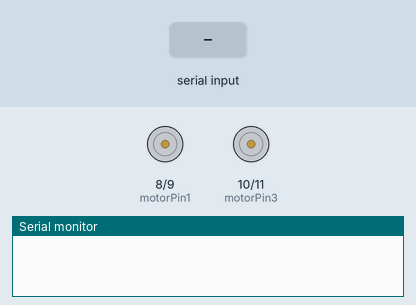
The sketch below on a simulated Arduino Uno, built with avr-gcc and run on an emulated ATmega328P. On the bench: motor-driver pin pairs drawn as motors (green arrow = first pin HIGH = forward, orange = second pin HIGH = backward, longer = more drive), the last lines printed to the serial monitor. The test bench sets the inputs (shaded band).

Above: at 1.2 s.
1.3 s: "I" received over Serial
At 1.7 s:
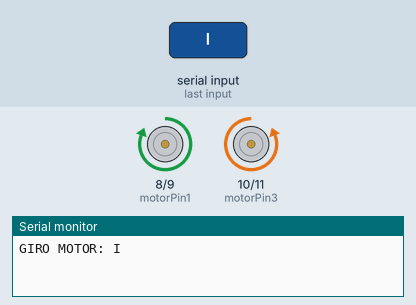
2.8 s: "D" received over Serial
At 3.8 s:
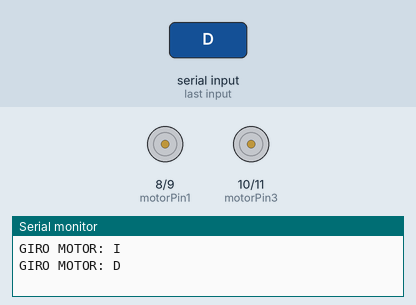
4.3 s: "I" received over Serial
At 4.9 s:
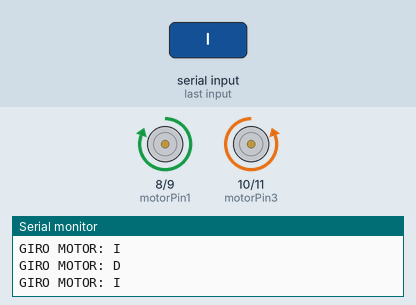
Timing chart, 0 to 7.3 s (numbered marks = the images above; inputs shaded):
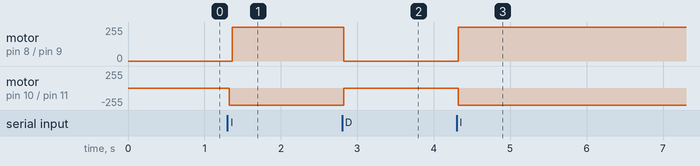

Measured:
- after the input at 1.3 s, motor on pin 8 (motorPin1) / pin 9 (motorPin2): stopped → forward 255/255 after 0.06 s; motor on pin 10 (motorPin3) / pin 11 (motorPin4): stopped → backward 255/255 at once
- after the input at 2.8 s, motor on pin 8 (motorPin1) / pin 9 (motorPin2): forward 255/255 → stopped at once; motor on pin 10 (motorPin3) / pin 11 (motorPin4): backward 255/255 → stopped at once
- after the input at 4.3 s, motor on pin 8 (motorPin1) / pin 9 (motorPin2): stopped → forward 255/255 at once; motor on pin 10 (motorPin3) / pin 11 (motorPin4): stopped → backward 255/255 at once

The sketch:

motor.ino
```cpp
#include <SoftwareSerial.h>

char state;
int motorPin1 = 8;  //pin8----1N4
int motorPin2 = 9;  //pin8----1N3
int motorPin3 = 10; //pin8----1N2
int motorPin4 = 11; //pin8----1N1

//Creamos un metodo para girar en sentido anti horario
void gira_antihorario(int delayTime)
{
digitalWrite(motorPin1, HIGH); // Los pines se activan en secuencia
digitalWrite(motorPin2, HIGH);
digitalWrite(motorPin3, LOW);
digitalWrite(motorPin4, LOW);
delay(delayTime);
digitalWrite(motorPin1, LOW);
digitalWrite(motorPin2, HIGH);
digitalWrite(motorPin3, HIGH);
digitalWrite(motorPin4, LOW);
delay(delayTime);
digitalWrite(motorPin1, LOW);
digitalWrite(motorPin2, LOW);
digitalWrite(motorPin3, HIGH);
digitalWrite(motorPin4, HIGH);
delay(delayTime);
digitalWrite(motorPin1, HIGH);
digitalWrite(motorPin2, LOW);
digitalWrite(motorPin3, LOW);
digitalWrite(motorPin4, HIGH);
delay(delayTime);
}
//Definimos la función que provocará el giro horario
void gira_horario(int delayTime)
{
digitalWrite(motorPin1, HIGH);
digitalWrite(motorPin2, LOW);
digitalWrite(motorPin3, LOW);
digitalWrite(motorPin4, HIGH);
delay(delayTime);
digitalWrite(motorPin1, LOW);
digitalWrite(motorPin2, LOW);
digitalWrite(motorPin3, HIGH);
digitalWrite(motorPin4, HIGH);
delay(delayTime);
digitalWrite(motorPin1, LOW);
digitalWrite(motorPin2, HIGH);
digitalWrite(motorPin3, HIGH);
digitalWrite(motorPin4, LOW);
delay(delayTime);
digitalWrite(motorPin1, HIGH); // Los pines se activan en secuencia
digitalWrite(motorPin2, HIGH);
digitalWrite(motorPin3, LOW);
digitalWrite(motorPin4, LOW);
delay(delayTime);
}

void setup() {
  Serial.begin(9600);
  pinMode(motorPin1, OUTPUT); // Configuración de los PINes como salida digital
  pinMode(motorPin2, OUTPUT);
  pinMode(motorPin3, OUTPUT);
  pinMode(motorPin4, OUTPUT);

}

void loop() {
  char caracter;
  String comando;
      while (Serial.available() >0){
        caracter = Serial.read();
        comando =String(comando + caracter);
        Serial.println("GIRO MOTOR: "+comando+" ");
        if (comando.equals("I")){
          //Serial.println("IZQUIERDA");
           for (int i=0; i <= 1; i++){
            gira_antihorario(3);
       }
     }
    else if (comando.equals("D")){
      //Serial.println("DERECHA");
           for (int i=0; i <= 1; i++){
                gira_horario(3);
             }
      }
        comando="";
        caracter= ' ';
        delay(100);
    }
  }
```
